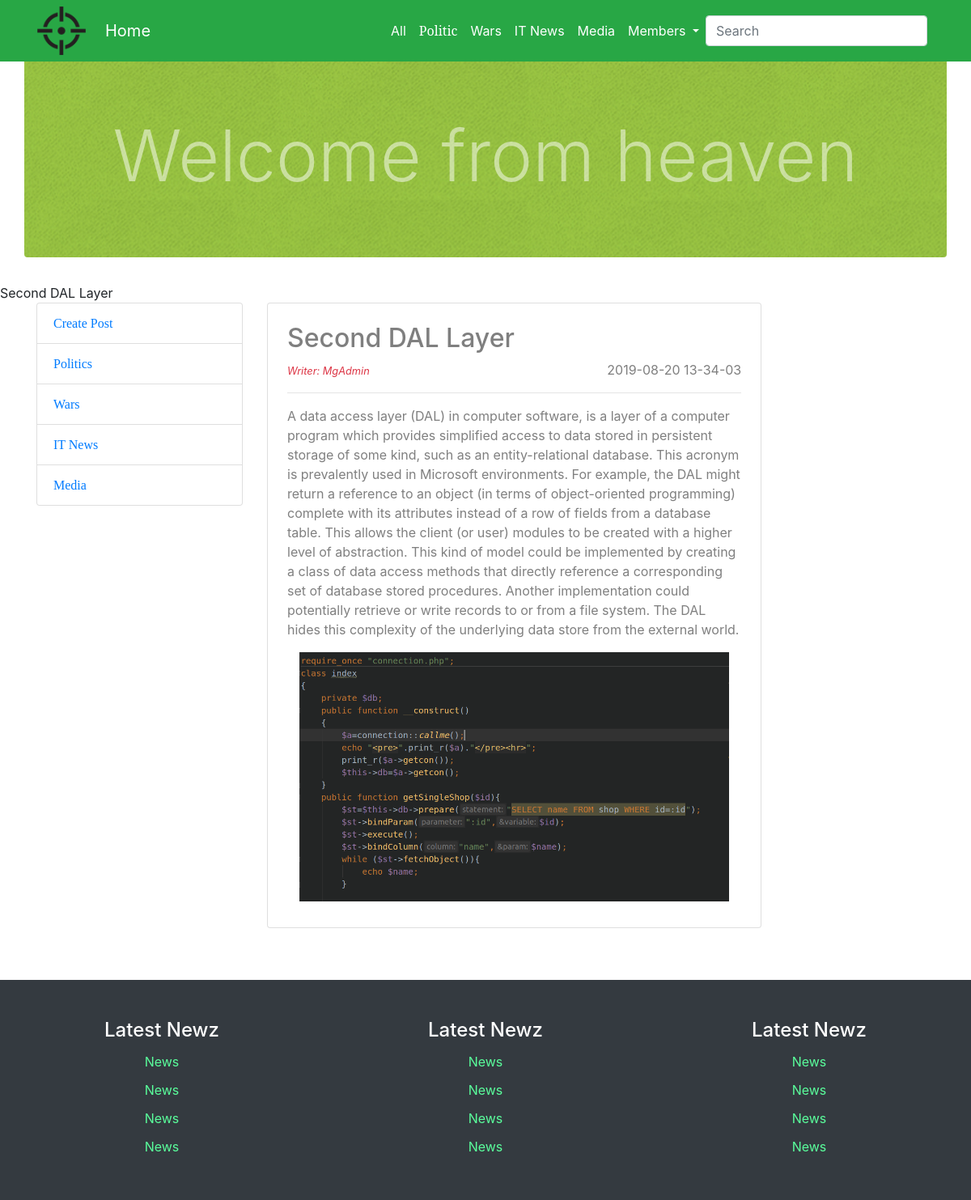
/postdetail.php?pid=105, run on the app's committed database.
### tables this page shows
CREATE TABLE `post` (
  `id` int(11) NOT NULL,
  `title` varchar(225) NOT NULL,
  `type` int(5) NOT NULL,
  `subject` int(5) NOT NULL,
  `writer` varchar(225) NOT NULL,
  `content` text NOT NULL,
  `imglink` varchar(225) NOT NULL,
  `created_at` varchar(225) NOT NULL
);

### sysgem/postgen.php (called while the page is built, shortened)
<?php
function singlePost($pid){
    $d=dbConnect();
    $qry="SELECT * FROM post WHERE id='$pid'";
    return $qry=mysqli_query($d,$qry);
}

### postdetail.php (the view, shortened to what this page needs)
<?php
include_once ("views/top.php");
include_once ("views/nav.php");
include_once ("views/header.php");
include_once ("sysgem/postgen.php");
if(isset($_GET['pid'])){
   $var=$_GET['pid'];
  $q= singlePost($var);
  foreach ($q as $a){
      echo $a['title'];
  }
}
?>
<div class="container">
    <div class="row">
        <?php include_once ("views/sidebar.php");?>
        <section class="col-md-9 text-black-50">
            <div class="row">
               <?php echo "
                <div class='col-md-9'>
                    <div class='card p-4 mb-3'>
                        <div class='card-block'>
                            <h2>".$a['title']."</h2>
                            <small class='font-italic text-danger'>Writer:  ".$a['writer']."</small>
                            <span class='float-right'>".$a['created_at']."</span>
                            <br><hr>
                            <p>".$a['content']."</p>
                            <img src='asset/upload/".$a['imglink']."' alt='no imgae' class='container-fluid pb-2'>
                        </div>
                    </div>
                </div>
                ";
?>
            </div>
        </section>
    </div>
</div>
<?php
include_once ("views/footer.php");
include_once ("views/bottom.php");
?>

### data on the page
post: title "Second DAL Layer", writer "MgAdmin", created_at "2019-08-20 13-34-03", content "A data access layer (DAL) in computer software, is a layer of a computer program which provides simplified access to data stored in persistent storage of some kind, such as an entity-relational database. This acronym is prevalently used in Microsoft environments. For example, the DAL might return a reference to an object (in terms of object-oriented programming) complete with its attributes instead of a row of fields from a database table. This allows the client (or user) modules to be created with a higher level of abstraction. This kind of model could be implemented by creating a class of data access methods that directly reference a corresponding set of database stored procedures.…", imglink (picture)
